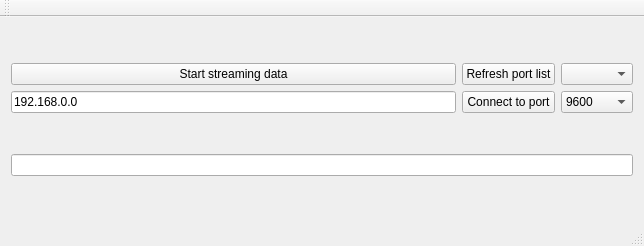
<?xml version="1.0" encoding="UTF-8"?>
<ui version="4.0">
 <class>MainWindow</class>
 <widget class="QMainWindow" name="MainWindow">
  <property name="geometry">
   <rect>
    <x>0</x>
    <y>0</y>
    <width>644</width>
    <height>246</height>
   </rect>
  </property>
  <property name="windowTitle">
   <string>MainWindow</string>
  </property>
  <widget class="QWidget" name="centralWidget">
   <layout class="QVBoxLayout" name="verticalLayout_3">
    <item>
     <layout class="QHBoxLayout" name="PortStuff">
      <item>
       <layout class="QVBoxLayout" name="fileStuff">
        <item>
         <widget class="QPushButton" name="readButton">
          <property name="text">
           <string>Start streaming data</string>
          </property>
         </widget>
        </item>
        <item>
         <widget class="QLineEdit" name="ipBox">
          <property name="text">
           <string>192.168.0.0</string>
          </property>
         </widget>
        </item>
       </layout>
      </item>
      <item>
       <layout class="QVBoxLayout" name="verticalLayout_2">
        <item>
         <widget class="QPushButton" name="searchButton">
          <property name="text">
           <string>Refresh port list</string>
          </property>
         </widget>
        </item>
        <item>
         <widget class="QPushButton" name="openPort">
          <property name="text">
           <string>Connect to port</string>
          </property>
         </widget>
        </item>
       </layout>
      </item>
      <item>
       <layout class="QVBoxLayout" name="verticalLayout">
        <item>
         <widget class="QComboBox" name="comList"/>
        </item>
        <item>
         <widget class="QComboBox" name="baudList">
          <item>
           <property name="text">
            <string>9600</string>
           </property>
          </item>
          <item>
           <property name="text">
            <string>19200</string>
           </property>
          </item>
          <item>
           <property name="text">
            <string>38400</string>
           </property>
          </item>
          <item>
           <property name="text">
            <string>57600</string>
           </property>
          </item>
          <item>
           <property name="text">
            <string>74880</string>
           </property>
          </item>
          <item>
           <property name="text">
            <string>115200</string>
           </property>
          </item>
          <item>
           <property name="text">
            <string>230400</string>
           </property>
          </item>
          <item>
           <property name="text">
            <string>250000</string>
           </property>
          </item>
         </widget>
        </item>
       </layout>
      </item>
     </layout>
    </item>
    <item>
     <widget class="QLineEdit" name="portName">
      <property name="text">
       <string/>
      </property>
     </widget>
    </item>
   </layout>
  </widget>
  <widget class="QMenuBar" name="menuBar">
   <property name="geometry">
    <rect>
     <x>0</x>
     <y>0</y>
     <width>644</width>
     <height>21</height>
    </rect>
   </property>
  </widget>
  <widget class="QToolBar" name="mainToolBar">
   <attribute name="toolBarArea">
    <enum>TopToolBarArea</enum>
   </attribute>
   <attribute name="toolBarBreak">
    <bool>false</bool>
   </attribute>
  </widget>
  <widget class="QStatusBar" name="statusBar"/>
 </widget>
 <layoutdefault spacing="6" margin="11"/>
 <resources/>
 <connections/>
</ui>
